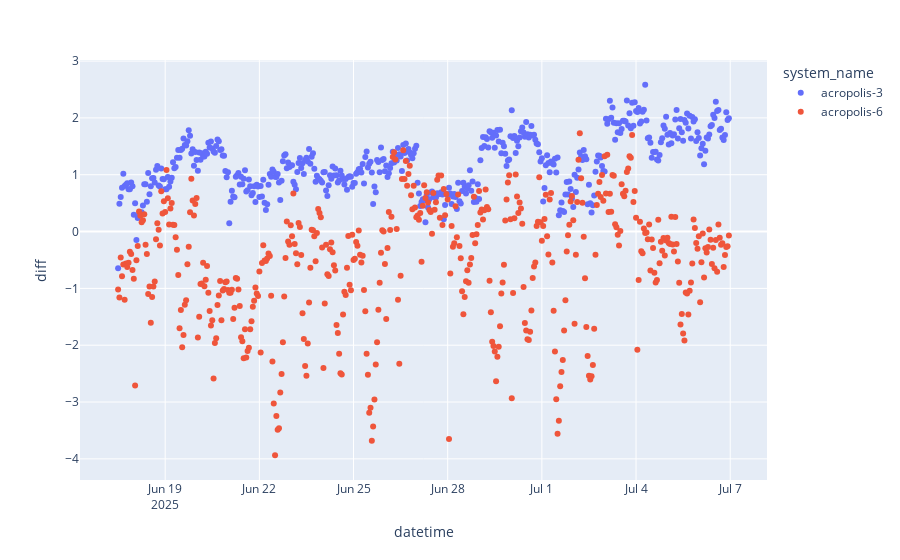
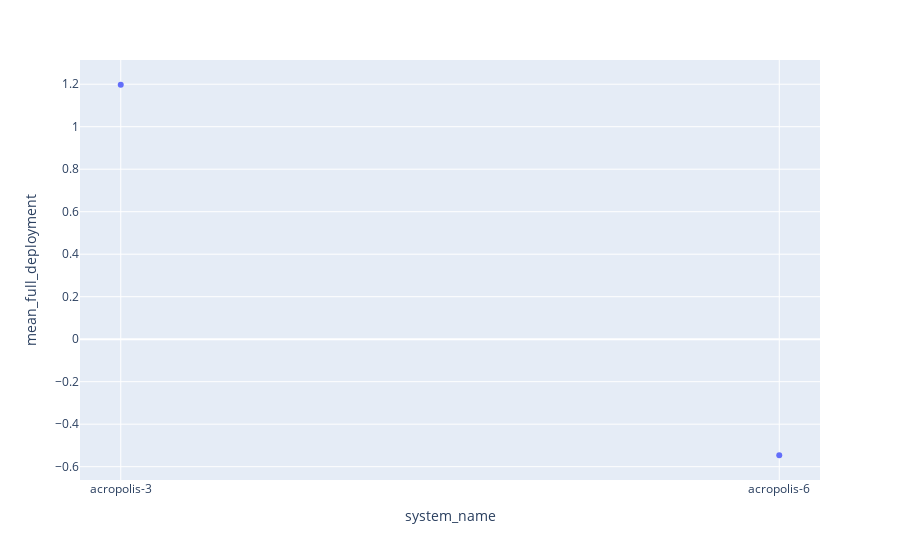
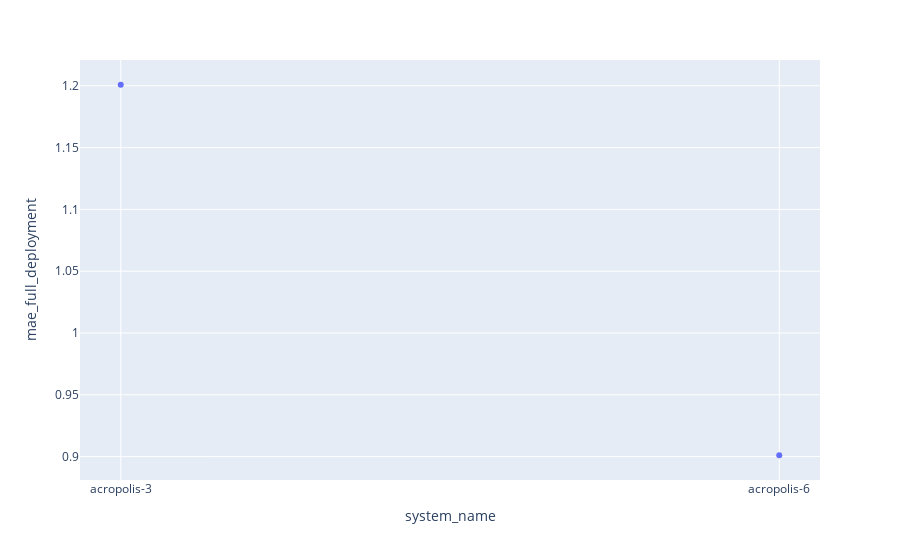
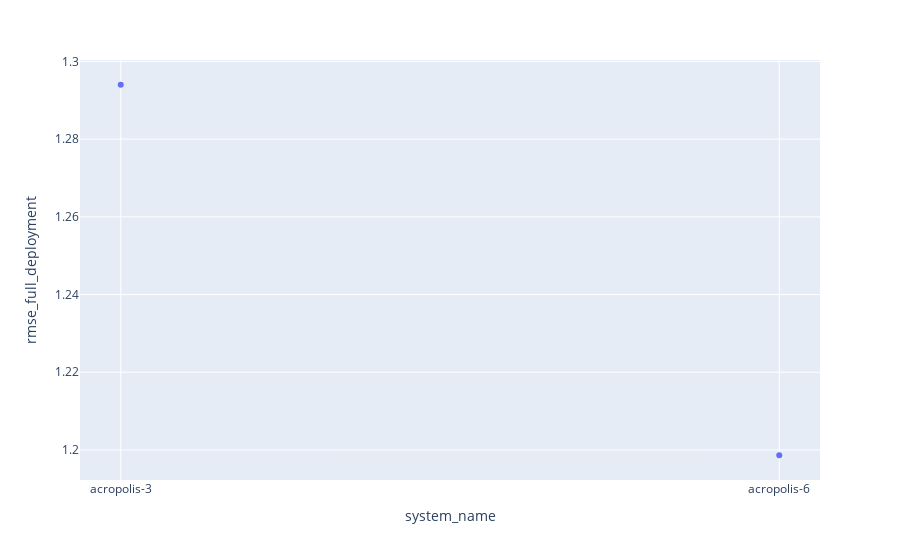

Write notebook code for charts like these, in order.
### Code cell
fig = px.scatter(df, x="datetime", y="diff", color = "system_name")
fig.show()
fig = px.scatter(df_sbs, x="system_name", y="mean_full_deployment")
fig.show()
fig = px.scatter(df_sbs, x="system_name", y="mae_full_deployment")
fig.show()
fig = px.scatter(df_sbs, x="system_name", y="rmse_full_deployment")
fig.show()

### Figure 1 — Plotly figure (JSON) as saved in the notebook; plotly's stock layout.template omitted (floating-point values rounded to 4 significant figures; data arrays with more than 128 entries replaced by an {"elided": "..."} marker saying what was removed)
{"data": [{"hovertemplate": "system_name=acropolis-3<br>datetime=%{x}<br>diff=%{y}<extra></extra>", "legendgroup": "acropolis-3", "marker": {"color": "#636efa", "symbol": "circle"}, "mode": "markers", "name": "acropolis-3", "orientation": "v", "showlegend": true, "type": "scatter", "x": {"elided": "468 str values"}, "xaxis": "x", "y": {"elided": "468 float values"}, "yaxis": "y"}, {"hovertemplate": "system_name=acropolis-6<br>datetime=%{x}<br>diff=%{y}<extra></extra>", "legendgroup": "acropolis-6", "marker": {"color": "#EF553B", "symbol": "circle"}, "mode": "markers", "name": "acropolis-6", "orientation": "v", "showlegend": true, "type": "scatter", "x": {"elided": "468 str values"}, "xaxis": "x", "y": {"elided": "468 float values"}, "yaxis": "y"}], "layout": {"legend": {"title": {"text": "system_name"}, "tracegroupgap": 0}, "margin": {"t": 60}, "xaxis": {"anchor": "y", "domain": [0, 1], "title": {"text": "datetime"}}, "yaxis": {"anchor": "x", "domain": [0, 1], "title": {"text": "diff"}}}}

### Figure 2 — Plotly figure (JSON) as saved in the notebook; plotly's stock layout.template omitted (floating-point values rounded to 4 significant figures)
{"data": [{"hovertemplate": "system_name=%{x}<br>mean_full_deployment=%{y}<extra></extra>", "legendgroup": "", "marker": {"color": "#636efa", "symbol": "circle"}, "mode": "markers", "name": "", "orientation": "v", "showlegend": false, "type": "scatter", "x": ["acropolis-3", "acropolis-6"], "xaxis": "x", "y": [1.197, -0.5462], "yaxis": "y"}], "layout": {"legend": {"tracegroupgap": 0}, "margin": {"t": 60}, "xaxis": {"anchor": "y", "domain": [0, 1], "title": {"text": "system_name"}}, "yaxis": {"anchor": "x", "domain": [0, 1], "title": {"text": "mean_full_deployment"}}}}

### Figure 3 — Plotly figure (JSON) as saved in the notebook; plotly's stock layout.template omitted (floating-point values rounded to 4 significant figures)
{"data": [{"hovertemplate": "system_name=%{x}<br>mae_full_deployment=%{y}<extra></extra>", "legendgroup": "", "marker": {"color": "#636efa", "symbol": "circle"}, "mode": "markers", "name": "", "orientation": "v", "showlegend": false, "type": "scatter", "x": ["acropolis-3", "acropolis-6"], "xaxis": "x", "y": [1.201, 0.9011], "yaxis": "y"}], "layout": {"legend": {"tracegroupgap": 0}, "margin": {"t": 60}, "xaxis": {"anchor": "y", "domain": [0, 1], "title": {"text": "system_name"}}, "yaxis": {"anchor": "x", "domain": [0, 1], "title": {"text": "mae_full_deployment"}}}}

### Figure 4 — Plotly figure (JSON) as saved in the notebook; plotly's stock layout.template omitted (floating-point values rounded to 4 significant figures)
{"data": [{"hovertemplate": "system_name=%{x}<br>rmse_full_deployment=%{y}<extra></extra>", "legendgroup": "", "marker": {"color": "#636efa", "symbol": "circle"}, "mode": "markers", "name": "", "orientation": "v", "showlegend": false, "type": "scatter", "x": ["acropolis-3", "acropolis-6"], "xaxis": "x", "y": [1.294, 1.199], "yaxis": "y"}], "layout": {"legend": {"tracegroupgap": 0}, "margin": {"t": 60}, "xaxis": {"anchor": "y", "domain": [0, 1], "title": {"text": "system_name"}}, "yaxis": {"anchor": "x", "domain": [0, 1], "title": {"text": "rmse_full_deployment"}}}}
